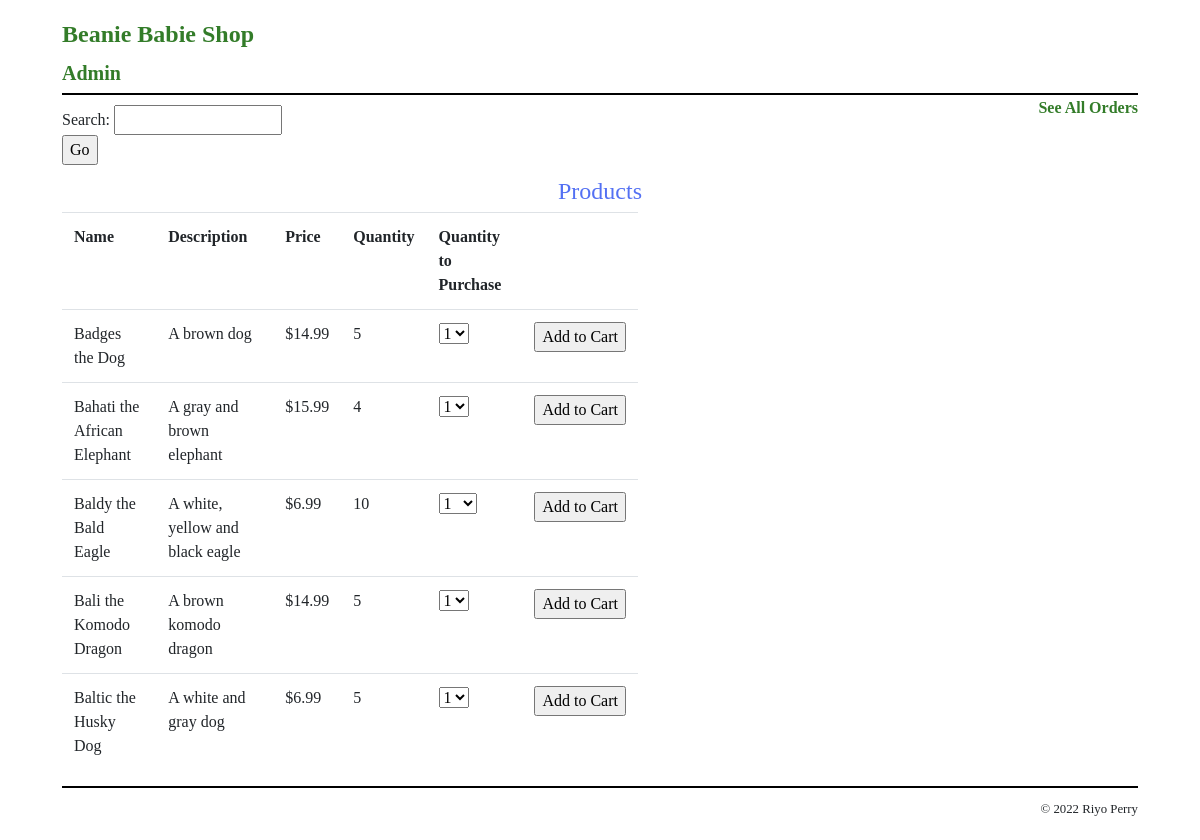
Screenshot of /add_product_to_cart.php with the database file from the repository.
### tables this page shows
CREATE TABLE products (
  productID INT(12) NOT NULL AUTO_INCREMENT,
  productName VARCHAR(255)  NOT NULL,
  productDescription  VARCHAR(800)  NOT NULL,
  productPrice  FLOAT(6,2)  NOT NULL,
  productQuantity INT(255)  NOT NULL,
  PRIMARY KEY (productID)
);

### add_product_to_cart.php (called while the page is built, shortened)
<?php
require_once('database.php');
include('index.php');
?>

### index.php (the view, shortened to what this page needs)
<?php
require_once('database.php');
$query = 'SELECT * FROM products ORDER BY productID';
$statement = $db->prepare($query);
$statement->execute();
$products = $statement->fetchAll();
?>
<!DOCTYPE html>
<html>
<head>
    <link rel="stylesheet" href="https://stackpath.bootstrapcdn.com/bootstrap/4.3.1/css/bootstrap.min.css">
    <link rel="stylesheet" type="text/css" href="styles/main.css" />
</head>
<body>
<header>
    <h1><a href="index.php">Beanie Babie Shop</a></h1>
    <h5 id="admin-header"><a href="admin_login_form.php">Admin</a></h5>
    <h6 id="cust_orders" style="float:right; padding-top: 5px;"><a href="all_customer_orders.php">See All Orders</a></h6>
</header>
<main>
    <section style="padding-top: 10px;">
        <form method="post" action="" id="search">
            Search: <input type="text" name="search_data"><br>
                <input type="submit" value="Go" name="Go">
        </form>
    </section>
    <center><h1>Products</h1></center>
    <section class="products" style="padding-right:500px;">
        <table class="table">
            <tr>
                <th>Name</th>
                <th>Description</th>
                <th>Price</th>
                <th>Quantity</th>
                <th>Quantity to Purchase</th>
                <th></th>
            </tr>
            <?php foreach ($products as $product) : ?>
            <tr>
                <td><?php echo $product['productName']; ?></td>
                <td><?php echo $product['productDescription']; ?></td>
                <td>$<?php echo $product['productPrice']; ?></td>
                <td><?php echo $product['productQuantity']; ?></td>
                <td>
                    <form action="add_product_to_cart.php" method="post" id="add_product_to_cart_form">
                        <select name="product_quantity">
                            <?php $i = 0;
                                while ($i < $product['productQuantity']) { ?>
                                <?php $i++; ?>
                                <option value="<?php echo $i;?>">
                                    <?php echo $i; ?>
                                </option>
                            <?php } ?>
                        </select><br>
                <td>
                        <?php if($product['productQuantity'] > 0) { ?>
                            <input type="submit" value="Add to Cart">
                        <?php } else {
                            echo "Sold Out";
                        } ?>
                    </form>
                </td>
            </tr>
            <?php endforeach; ?>
        </table>
    </section>
</main>
<footer>
    <p>&copy; <?php echo date("Y"); ?> Riyo Perry</p>
</footer>
</body>
</html>

### styles/main.css (style rules this page uses)
html { background-color: white; }
body { margin-top: 0; font-family: American Typewriter, serif; width: 95%; margin: 0 auto; background-color: white; padding: .5em 2em; }
header { margin: 0; border-bottom: 2px solid black; }
header h1 { margin: 0; padding: .5em 0; color: black; }
main { margin: 0; }
footer { clear: both; margin-top: 1em; border-top: 2px solid black; }
footer p { text-align: right; font-size: 80%; margin: 1em 0; }
h1 { font-size: 150%; margin: 0; padding: .5em 0 .25em; }
h1, h2 { color: rgb(83, 112, 243); }
a { color: rgb(51, 124, 41); font-weight: bold; }
form { margin: 0; }
#cust_orders { float: right; }

### rows the page displays
products: productName "Badges the Dog", productDescription "A brown dog", productPrice "14.99", productQuantity "5"
products: productName "Bahati the African Elephant", productDescription "A gray and brown elephant", productPrice "15.99", productQuantity "4"
products: productName "Baldy the Bald Eagle", productDescription "A white, yellow and black eagle", productPrice "6.99", productQuantity "10"
products: productName "Bali the Komodo Dragon", productDescription "A brown komodo dragon", productPrice "14.99", productQuantity "5"
products: productName "Baltic the Husky Dog", productDescription "A white and gray dog", productPrice "6.99", productQuantity "5"

### other values shown
form field product_quantity "1"
